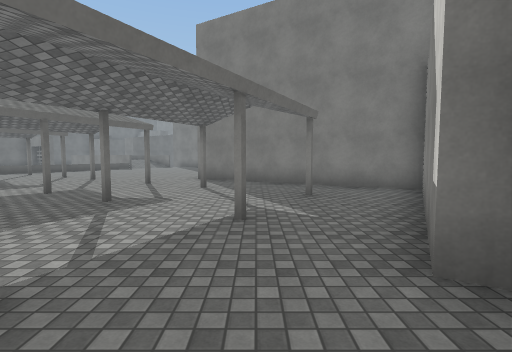
view 1 (above)

24 first-person views from a walk through a Unity game level. The camera is 1.5 m above the floor, tilts 4° down and sees 85° across. The floor is counted in squares, 2 m on a side. Each view is taken from the middle of a square. On the plan, view 1 faces up. The plan holds only what a view shows up to about 10 squares ahead; the rest is blank. The place goes on beyond the plan. The player character is not drawn. Some animated figures are left out. Surface patterns are stand-ins for the level's own textures.

view 2
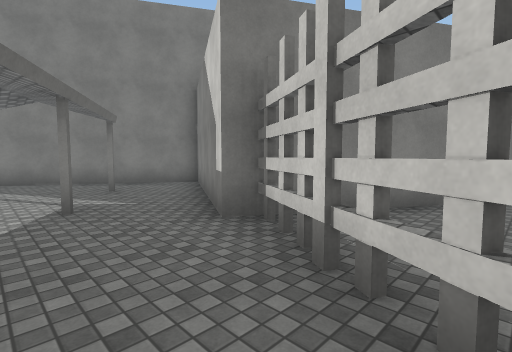

view 3
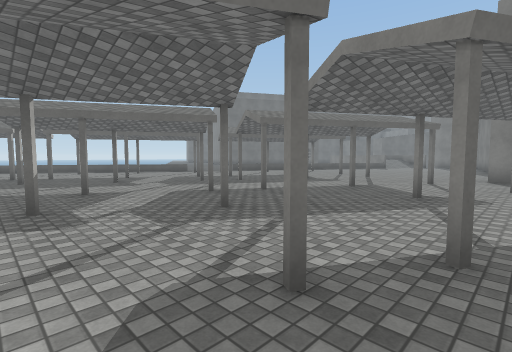

view 4
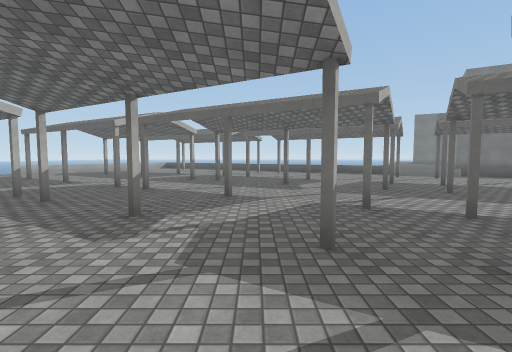

view 5
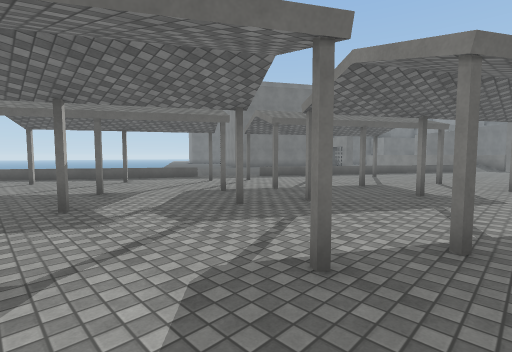

view 6
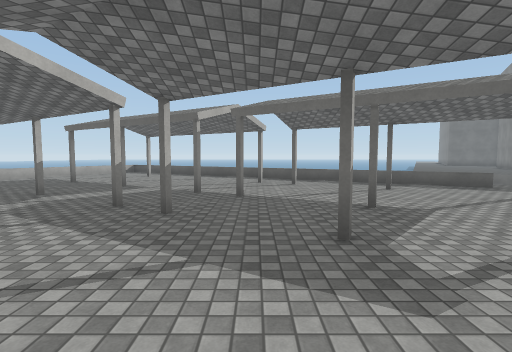

view 7
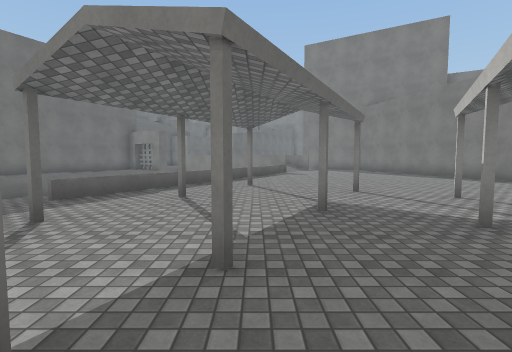

view 8
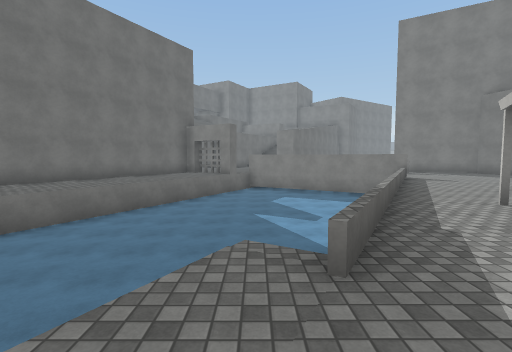

view 9
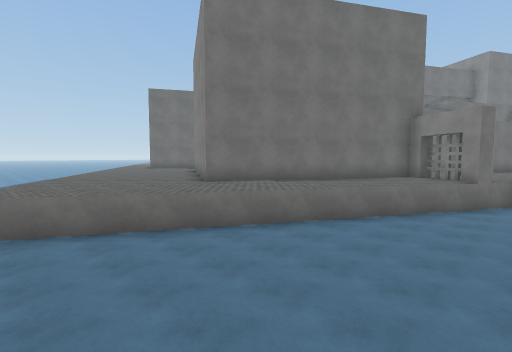

view 10
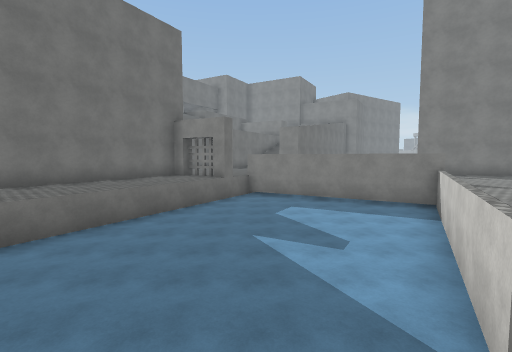

view 11
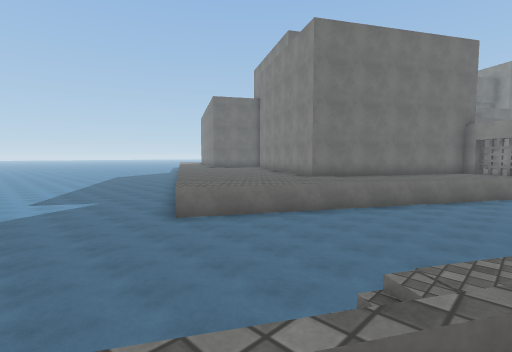

view 12
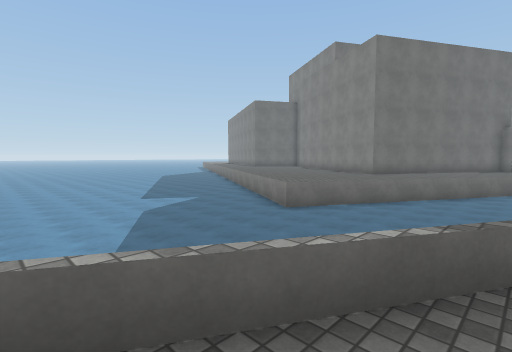

view 13
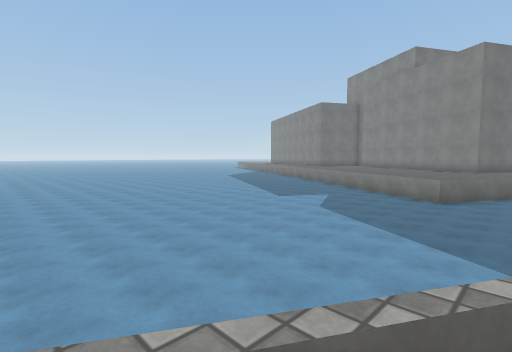

view 14
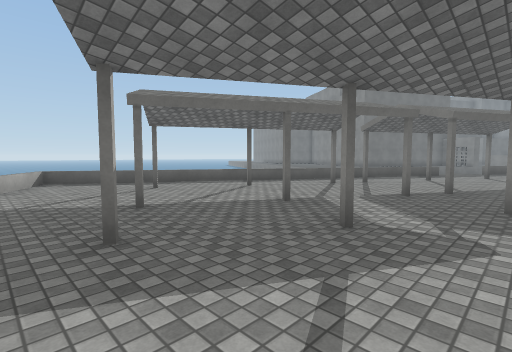

view 15
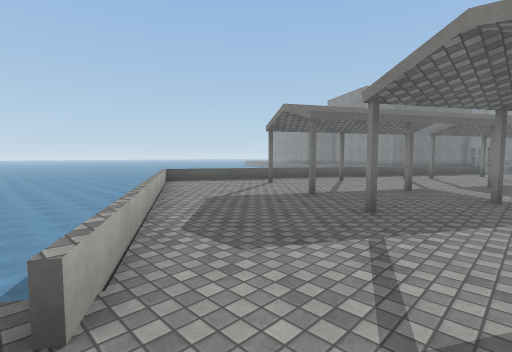

view 16
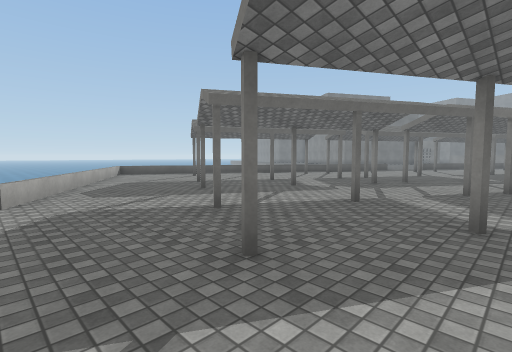

view 17
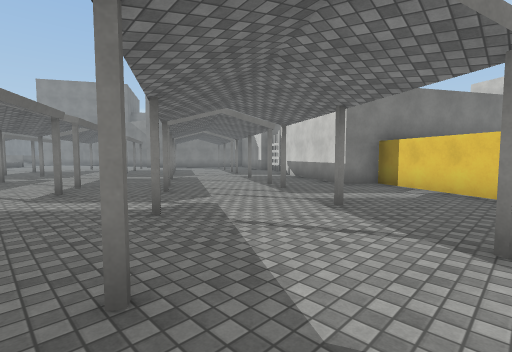

view 18
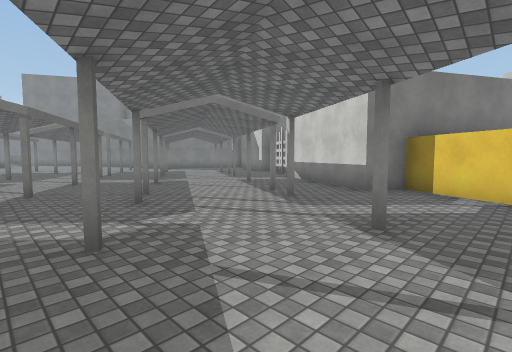

view 19
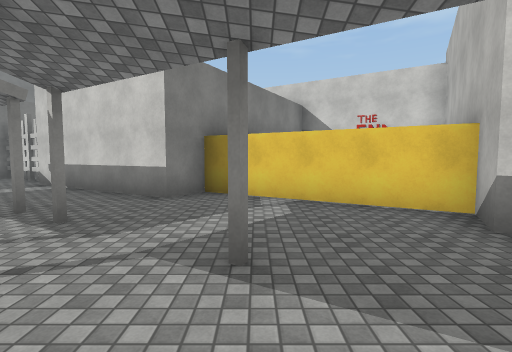

view 20
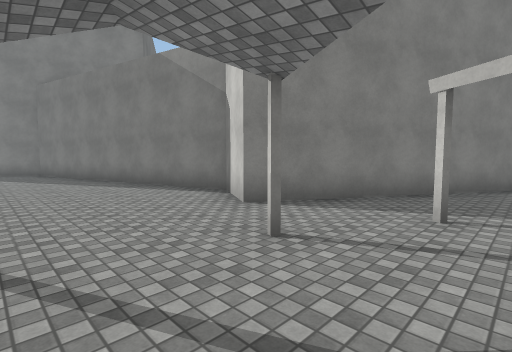

view 21
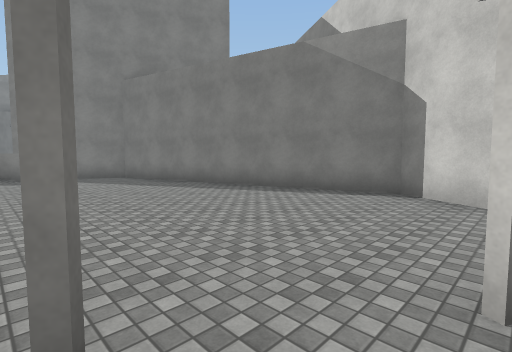

view 22
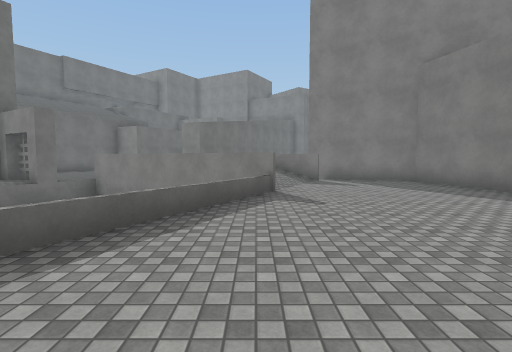

view 23
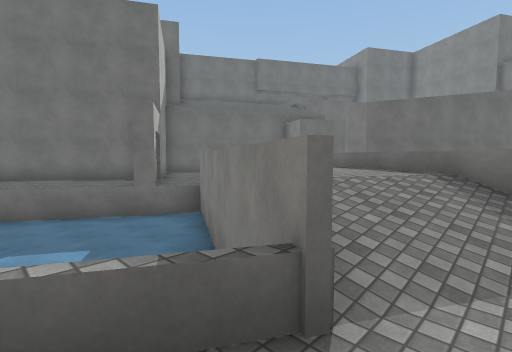

view 24
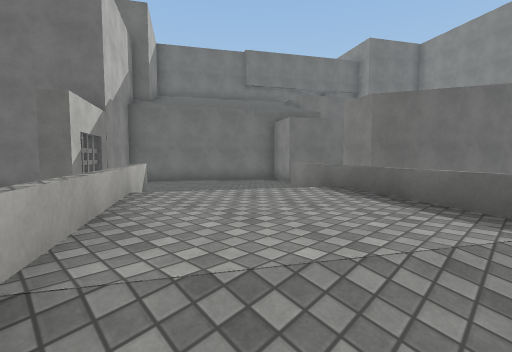

### Floor plan
Key: @ floor where view 1 was taken; # wall or solid block; . main floor; : floor 1 m higher than the main floor; - floor 1.5 m lower than the main floor; / step, stairs or slope; = window, fence, low wall or low ledge; ^ raised ledge; O other object.
Columns run from 24 left of view 1 to 5 right of it. Each row starts with its distance up from view 1.
 25          ..
 24         ...
 23        ....
 22        ....  ##
 21       ##...  /::= ###
 20        ##.#=/:::/=#.##
 19        #^O#--#:://...#
 18       #^^^-----#//...##
 17       ^^^^-----#=.....#
 16      ^^^^-------/.....#
 15      ^^^-------=......#
 14   ^^^^^^-------.......##
 13  ^^^^^^-------=........#
 12 ^^^^^^^-------.........#
 11 ^^^^^^-------=.#.......#
 10  ^^^^^----- =....#.....#
  9 ---^^------.=.#....#...###
  8 ----------=.....#....#...##
  7 ----------...#....#....#..###
  6 --------- =.#..#....#.......#
  5 ----------....#.#.....#..#.##
  4 ------- -=.#.......#.......#
  3 ------- =....#....#.....#.##
  2 ------- ..#....#..........#
  1 ------ =.#..#..........#.O##
  0 ------ ....#.....#....#.@O^^#
 -1 ------=.#..........#....#^^^^^
 -2 ---- -....#..........#.##
 -3      =.#....#..........#
 -4     =....#..........#.##
 -5     =.....#...#....#..#
 -6  -----=.........#.....#
 -7 -------//....#....#...#
 -8 ---------=#...#......##
 -9  -------- #........###

Positions as (right, up) in squares from view 1, and headings:
1: (0, 0), facing up
2: (-1, -1), facing up-right
3: (-1, -1), facing up-left
4: (-2, 1), facing left
5: (-5, 1), facing up-left
6: (-7, 1), facing left
7: (-9, 4), facing up
8: (-13, 7), facing up
9: (-13, 9), facing up-left
10: (-13, 9), facing up
11: (-14, 5), facing up-left
12: (-15, 2), facing up-left
13: (-18, -2), facing up-left
14: (-11, -6), facing up-left
15: (-12, -9), facing up-left
16: (-8, -9), facing up-left
17: (-10, -9), facing up-right
18: (-9, -8), facing up-right
19: (-8, -7), facing right
20: (-5, 6), facing up-right
21: (-7, 9), facing up-right
22: (-8, 11), facing up
23: (-7, 16), facing up-left
24: (-8, 18), facing up-left
